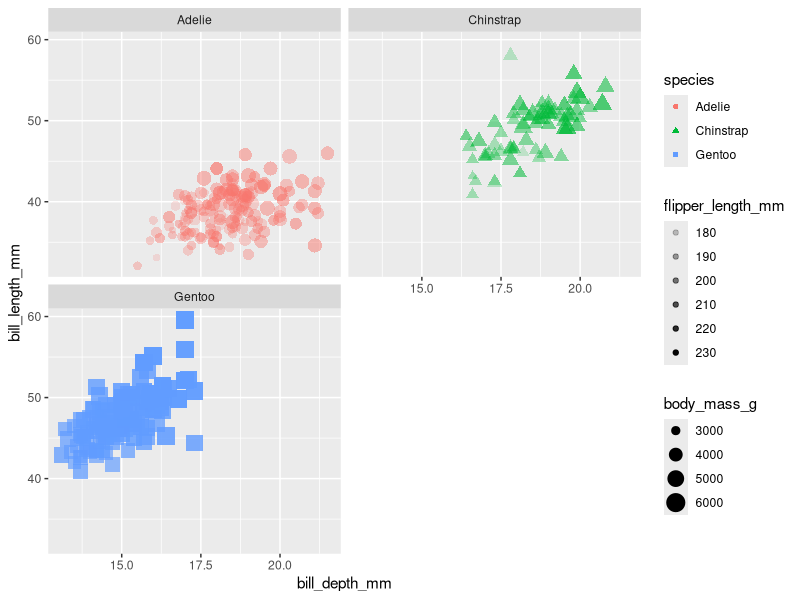

Reproduce this figure in R.
### I am experimenting with the variations I can add to my penguin plot.
### Created by: Cynthia Petrossian
### Created on: 2022-02-08
##############################################

### load libraries ########
library(tidyverse) #Do this every time
library(palmerpenguins) #penguin data that will be used

### data analysis ###########
glimpse(penguins) #to see penguin dataset

ggplot(data=penguins, #creating plot box
       mapping = aes(x = bill_depth_mm, #adding x axis as bill depth
                     y = bill_length_mm, #adding y axis as bill length
                     color = species, #making the points different colors by species
                     shape = species, #shape is different according to species
                     size = body_mass_g, #the larger the penguin, the bigger the shape
                     alpha = flipper_length_mm)) + #the longer the flippers, the darker the shape
  geom_point()+  #making geometry point
  # facet_grid(species~sex) #adding facet grids, species is rows, sex is columns, ~ means as a function of
  facet_wrap (~ species, ncol=2) #facet separating by species, ~ before for columns, ~ after for rows. ncol=2 means make it two columns
  labs(title = "Bill Depth and Length", #adding title
       subtitle = "Dimensions for Adelie, Chinstrap, and Gentoo Penguins", #adding subtitle
       x = "Bill Depth (mm)", y = "Bill Length (mm)", #adding axes titles
       color = "Species", #making species capitalized
       shape = "Species", #making the titles identical
       caption = "Source: Palmer Station LTER / palmerpengins package")+ #adds source
  scale_color_viridis_d() #makes colorblind friendly
